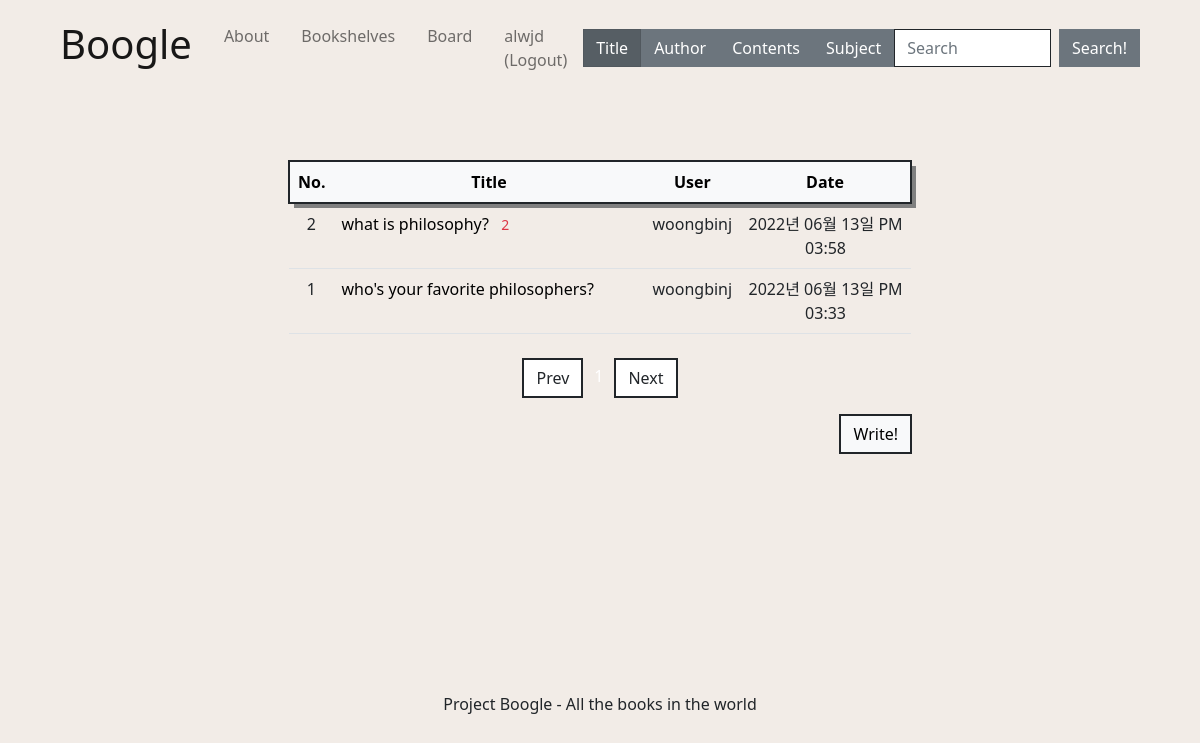
Page /question/board/ (signed in) on the committed database.
### pybo/models.py (models this page shows)
class User(db.Model):
    __tablename__ = 'user'   #테이블 이름 : user
    id = db.Column(db.Integer, primary_key = True)   #id를 프라이머리키로 설정
    username = db.Column(db.String(8), nullable = False)
    email = db.Column(db.String(32), nullable = False)
    password = db.Column(db.String(64), nullable = False)

class Question(db.Model):
    id = db.Column(db.Integer, primary_key=True)
    subject = db.Column(db.String(200), nullable=False)
    content = db.Column(db.Text(), nullable=False)
    create_date = db.Column(db.DateTime(), nullable=False)
    modify_date = db.Column(db.DateTime(), nullable=True)
    user_id = db.Column(db.Integer, db.ForeignKey('user.id', ondelete='CASCADE'), nullable=False)
    user = db.relationship('User', backref=db.backref('question_set'))

### pybo/views/question_views.py (the view)
@bp.route('/board/')
def board():
    page = request.args.get('page', type=int, default=1)  # 페이지
    question_list = Question.query.order_by(Question.create_date.desc())
    question_list = question_list.paginate(page, per_page=10)
    return render_template('question/question_list.html', question_list=question_list)

### pybo/filter.py (called while the page is built)
def format_datetime(value, fmt='%Y년 %m월 %d일 %p %I:%M'):
    return value.strftime(fmt)

### pybo/views/auth_views.py (called while the page is built)
@bp.before_app_request
def load_logged_in_user():
    user_id = session.get('user_id')
    if user_id is None:
        g.user = None
    else:
        g.user = User.query.get(user_id)

### pybo/templates/question/question_list.html (shortened to what this page needs)
{% extends 'main/base.html' %}
{% block head %}
{{ super() }}
    <link rel="stylesheet" href="{{ url_for('static', filename='bootstrap.min.css') }}">
    <link rel="stylesheet" href="https://cdn.jsdelivr.net/npm/bootstrap-icons@1.8.3/font/bootstrap-icons.css">
{% endblock %}
{% block content %}
<div class="container my-3">
    <table class="table mb-4">
        <thead>
        <tr class="text-center table-light border border-dark border-2" style="box-shadow: 5px 5px grey;">
            <th>No.</th>
            <th style="width:50%">Title</th>
            <th>User</th>
            <th>Date</th>
        </tr>
        </thead>
        <tbody>
        {% if question_list %}
        {% for question in question_list.items %}
        <tr class="text-center">
            <td>{{ question_list.total - ((question_list.page-1) * question_list.per_page) - loop.index0 }}</td>
            <td class="text-start">
                <a href="{{ url_for('question.detail', question_id=question.id) }}">{{ question.subject }}</a>
                {% if question.answer_set|length > 0 %}
                <span class="text-danger small mx-2">{{ question.answer_set|length }}</span>
                {% endif %}
            </td>
            <td>{{ question.user.username }}</td>
            <td>{{ question.create_date|datetime }}</td>
        </tr>
        {% endfor %}
        {% else %}
        <tr>
            <td colspan="3">There are no posts.</td>
        </tr>
        {% endif %}
        </tbody>
    </table>
    <ul class="pagination my justify-content-center">
        {% if question_list.has_prev %}
        <li class="page-item">
            <a class="page-link text-dark border border-dark border-2 rounded-0" href="?page={{ question_list.prev_num }}" aria-hidden="true">Prev</a>
        </li>
        {% else %}
        <li class="page-item disabled">
            <a class="page-link text-dark border border-dark border-2 rounded-0" tabindex="-1" aria-disabled="true" href="javascript:void(0)">Prev</a>
        </li>
        {% endif %}
        {% for page_num in question_list.iter_pages() %}
        {% if page_num %}
        {% if page_num != question_list.page %}
        <li class="page-item">
            <a class="page-link text-dark bg-transparent border border-0" href="?page={{ page_num }}">{{ page_num }}</a>
        </li>
        {% else %}
        <li class="page-item active" aria-current="page">
            <a class="page-link text-white bg-transparent border border-0" href="javascript:void(0)">{{ page_num }}</a>
        </li>
        {% endif %}
        {% else %}
        <li class="disabled">
            <a class="page-link text-dark bg-transparent border border-0" href="javascript:void(0)">...</a>
        </li>
        {% endif %}
        {% endfor %}
        {% if question_list.has_next %}
        <li class="page-item">
            <a class="page-link text-dark border border-dark border-2 rounded-0" href="?page={{ question_list.next_num }}">Next</a>
        </li>
        {% else %}
        <li class="page-item disabled">
            <a class="page-link text-dark border border-dark border-2 rounded-0" tabindex="-1" aria-disabled="true" href="javascript:void(0)">Next</a>
        </li>
        {% endif %}
    </ul>
    <a href="{{ url_for('question.create') }}" class="btn btn-light border border-dark border-2 rounded-0 font-weight-bold" style="float:right;">Write!</a>
</div>
{% endblock %}

### pybo/templates/main/base.html (shortened to what this page needs)
<!DOCTYPE html>
<html lang="eng">
    <head>
        {% block head %}
        <link rel="stylesheet" href="{{ url_for('static', filename='css/bootstrap.min.css')}}">
        <link rel="stylesheet" href="https://cdn.jsdelivr.net/npm/bootstrap-icons@1.8.3/font/bootstrap-icons.css">
        <link rel="stylesheet" href="{{ url_for('static', filename='css/base.css')}}">
        {% endblock %}
    </head>
    <body class="d-flex flex-column min-vh-100">
      <nav class="navbar navbar-expand-lg navbar-light bg-transparent mx-5">
        <div class="container-fluid">
          <a class="navbar-brand" href ="{{ url_for('main.index') }}"><h1>Boogle</h1></a>
          <div class="collapse navbar-collapse" id="navbarSupportedContent">
            <ul class="navbar-nav me-auto mb-2 mb-lg-0">
              <li class="nav-item">
                <a class="nav-link m-2" href ="{{ url_for('main.about') }}">About</a>
              </li>
              <li class="nav-item">
                <a class="nav-link m-2" href ="{{ url_for('book.bookshelves') }}">Bookshelves</a>
              </li>
              <li class="nav-item">
                <a class="nav-link m-2" href ="{{ url_for('question.board') }}">Board</a>
              </li>
              {% if g.user %}
                <li class="nav-item">
                  <a class="nav-link m-2" href="{{ url_for('auth.logout') }}">{{ g.user.username }} (Logout)</a>
                </li>
              {% endif %}
            </ul>
            <form class="d-flex" method="get" action="{{ url_for('book.search') }}">
              <label class="btn btn-secondary rounded-0" for="option1">Title</label>
              <label class="btn btn-secondary rounded-0" for="option2">Author</label>
              <label class="btn btn-secondary rounded-0" for="option3">Contents</label>
              <label class="btn btn-secondary rounded-0" for="option4">Subject</label>
              <input class="form-control me-2 border-dark rounded-0" type="search" name="book" placeholder="Search" aria-label="Search" id="book" rows="3">
              <button class="btn btn-secondary border-secondary rounded-0" type="submit">Search!</button>
            </form>
          </div>
        </div>
      </nav>
      <section class="m-5">
        <div class="content-container">
          <div class="row gx-4 gx-lg-5 justify-content-center">
            <div class="col-md-8">
              {% block content %}{% endblock %}
            </div>
          </div>
        </div>
      </section>
      <footer class="py-5 mt-auto">
        <div class="page-bottom">
          <div class="copyright">
            Project Boogle - All the books in the world
          </div>
        </div>
      </footer>
    </body>
</html>

### pybo/static/css/base.css (style rules this page uses)
body, html { margin: 0; background: #F2ECE7 !important; color: black; font-family: 'Inter', sans-serif; min-height: 100vh; width: 100%; display: -webkit-box; display: -ms-flexbox; display: flex; -webkit-box-orient: horizontal; -webkit-box-direction: normal; -ms-flex-direction: column; flex-direction: column; -webkit-box-align: center; -ms-flex-align: center; }
* { box-sizing: border-box; }
body { min-height: 100%; }
a:link { color : black; text-decoration: none; }
.content-container { flex:1; color: black; }
.page-bottom { height: 30px; position: relative; transform: translateY(-100%); width: 100%; }
.copyright { text-align: center; }

### rows in the picture
User: user.username "alwjd"
Question: total "2", subject "what is philosophy?", answer_set|length "2", user.username "woongbinj", create_date "2022년 06월 13일 PM 03:58"
Question: total "1", subject "who's your favorite philosophers?", user.username "woongbinj", create_date "2022년 06월 13일 PM 03:33"
